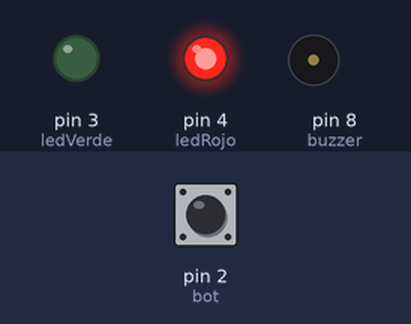
A sketch run on a simulated Arduino Uno, built with avr-gcc and run on an emulated ATmega328P. Parts: output pins drawn as LEDs (lit = HIGH), buzzer (waves = sounding). Inputs (shaded band) come from the test bench; at power-on: pin 2 (bot) LOW.

Above: at 5.8 s.
5.9 s: pin 2 (bot) pulled HIGH for 0.15 s
At 6.9 s:
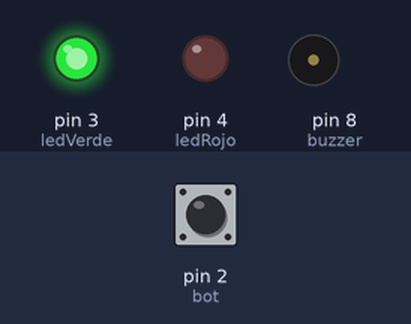
9.0 s: pin 2 (bot) pulled HIGH for 3.2 s
At 16.42 s:
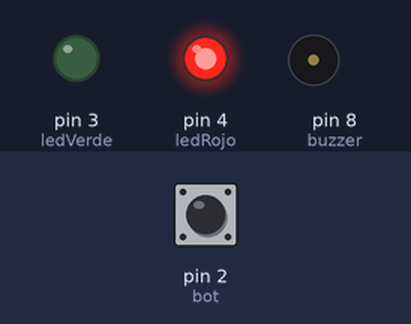
Timing chart, 0 to 19.7 s (numbered marks = the images above; inputs shaded):
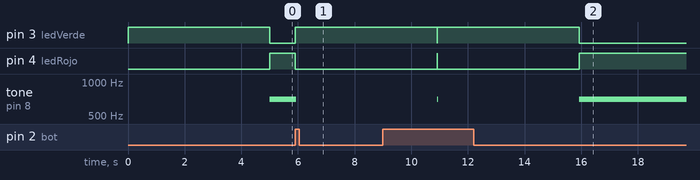

Measured:
- after the input at 5.9 s, pin 3 (ledVerde): LOW → HIGH at once; pin 4 (ledRojo): HIGH → LOW at once; tone on pin 8 (buzzer): goes on until 5.9 s, then stays silent

The sketch:

07-Alarma.ino
```cpp
// (licence header left out)
// ---- Variables
int
  i,
  tiempo = 5,
  ledVerde = 3,   // Puerto utilizado para el led rojo
  ledRojo  = 4,
  buzzer   = 8,
  bot      = 2;   // Puerto utilizado por el botón
bool alarma;

void setup() {
  pinMode(bot, INPUT);
  pinMode(ledVerde, OUTPUT);
  pinMode(ledRojo, OUTPUT);
  pinMode(buzzer, OUTPUT);
  alarma = false;
  i = 0;
}  // setup

void loop() {
  if (alarma) {
    i = 0;
    digitalWrite(ledVerde, LOW);
    digitalWrite(ledRojo,  HIGH);
    tone(buzzer, 700, 10);
    if (digitalRead(bot) == HIGH) {
      alarma = false;
    }
    // Se agrega un tiempo de espera para mejorar
    // la simulación.
    delay(10);
  } else {
    noTone(buzzer);
    digitalWrite(ledVerde, HIGH);
    digitalWrite(ledRojo,  LOW);
    delay(1000);
    i++;
    if (i >= tiempo) {
      alarma = true;
    }
  }
}  // loop
```
